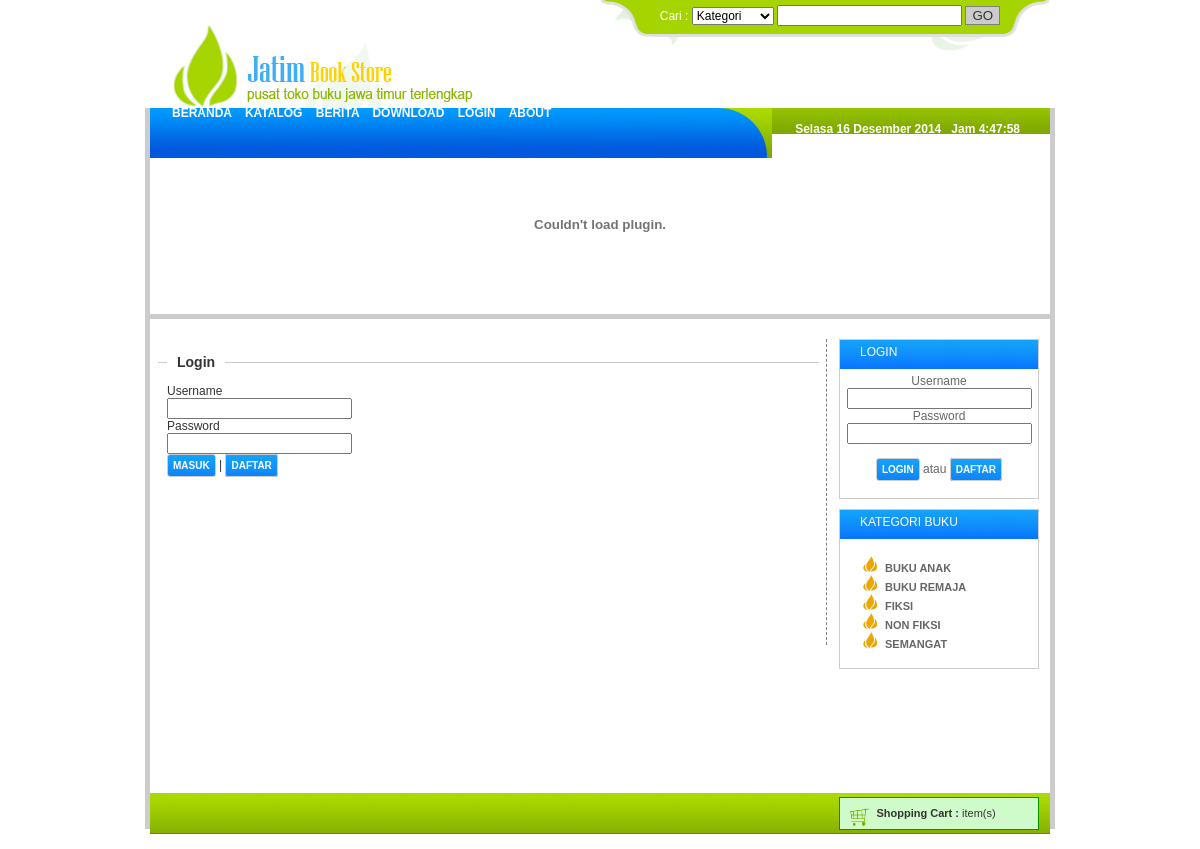
Page /main/index.php?go=login on the committed database.
### tables this page shows
CREATE TABLE IF NOT EXISTS `tb_kategori` (
  `id_kategori` int(100) NOT NULL AUTO_INCREMENT,
  `nama` varchar(200) NOT NULL,
  PRIMARY KEY (`id_kategori`)
);

### conf/lib.php (called while the page is built, shortened)
<?PHP
    function fObj($sql){
        return mysql_fetch_object($sql);
    }
    function sql($data){
        return mysql_query($data);
    }
?>

### main/navigasi.php (the view, shortened to what this page needs)
<?PHP
$a=$_GET['go'];
if(!isset($_SESSION[user])){
?>
<div id="n1">
LOGIN
<div id="n11">
<div class="login" style="text-align:center;">
	<form action="cek.php" method="post">
    Username<br>
    <input type="text" name="user">
    Password<br>
    <input type="password" name="pass">
    </br><br />
    <input type="submit" value="LOGIN" class="button"> atau <a href=?go=proses&mode=register class=button>Daftar</a>
    </form>
    </div>
</div>
</div>
<?PHP
}
if($a!='cart'&&$a!='checkout'&&$a!='konfirmasi'&&$a!='profile'&&$a!='dashboard'){
?>
<div id="infoCart">
<img src="../images/dll/keranjang.png" style="position:absolute;" /> &nbsp;&nbsp;&nbsp;&nbsp;&nbsp;&nbsp;&nbsp;&nbsp; <b>Shopping Cart :</b> <?PHP echo "".$_SESSION[jI]." item(s)"; ?>
<br /><br />
<?PHP
echo "<table>";
echo "</table>
<b>Total Harga :</b> ".uang($tot)."<br>
<b>Jumlah Barang : </b> ".$_SESSION[jI]." <br>
<b>Jumlah Jenis : </b>".$_SESSION[jJ]." <br>
";
?>
</div>
<?PHP
}
if($_GET['go']!='profile'&&$a!='dashboard'){
$sql=sql("select * from tb_kategori");
echo "<div id='n1'>KATEGORI BUKU
<div id='n11'><ul>";
while($d=fObj($sql)){
	echo "<li><a href=?go=katalog&id=$d->id_kategori>$d->nama</a></li>";
}
echo "</ul></div></div>";
}
?>

### main/style.css (style rules this page uses)
body { font-family:"Trebuchet Ms",Arial, Helvetica, sans-serif; font-size:12px; color:#333333; margin:0 auto; }
#n1 { color:white;padding-top:5px;text-indent:20px;width:auto;height:auto;border:1px solid #CCC;background:url(../images/dll/bg_header2.png); -moz-border-radius: 5px 5px 0px 0px;margin-bottom:10px; }
#n11 { margin-top:10px;padding:5px;min-width:180px;text-indent:0px;color:#666; width:auto;height:auto;border:1px solid #gray;background:#FFF; }
a { color:#090; text-decoration:none; }
li { list-style:url(../images/dll/li.png); }
li a { color:#666666; text-decoration:none; text-transform:uppercase; font-weight:bold; font-size:11px; }
.button { background:url(../images/dll/bg_header2.png); color:#FFFFFF; text-transform:uppercase; border:1px solid #CCC; font-size:10px; font-weight:bold; text-decoration:none; cursor:pointer; -webkit-border-radius:3px;-moz-border-radius:3px;-border-radius:3px;padding:5px; }
#infoCart { position:fixed; bottom:19px;z-index:3; padding:9px; background:#CFFBCA; border:1px solid #090; overflow:hidden; width:180px; height:13px; font-size:11px;-moz-border-radius:5px; }

### rows in the picture
tb_kategori: nama "BUKU ANAK"
tb_kategori: nama "BUKU REMAJA"
tb_kategori: nama "FIKSI"
tb_kategori: nama "NON FIKSI"
tb_kategori: nama "SEMANGAT"
